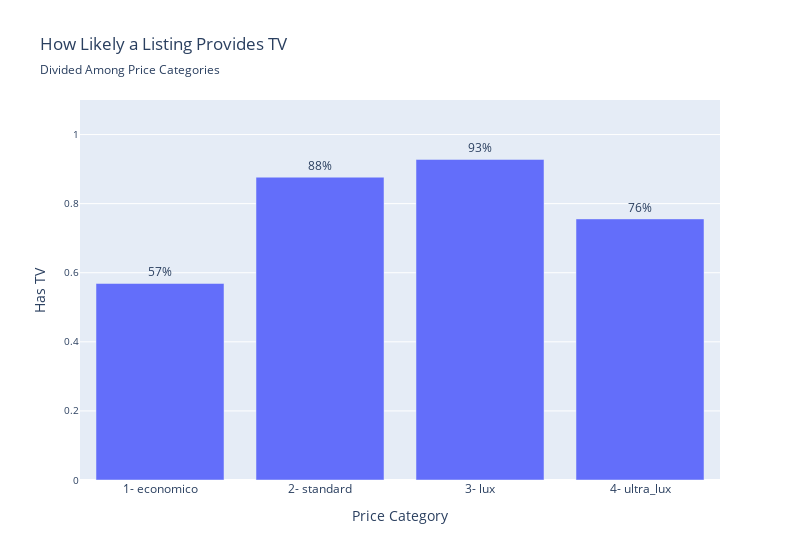

The notebook cell this image was saved under:
### Code cell
# Relación entre TV y price category

fig = px.bar(
    data_frame= airbnb_tv.query('amenities_tv == 1').sort_values(by = 'price_category', ascending= True),
    y = 'proportion',
    x = 'price_category',
    text = 'proportion',
    width= 800,
    title = 'How Likely a Listing Provides TV',
    subtitle = 'Divided Among Price Categories'
)

fig.update_traces(
    texttemplate='%{text:.0%}',  
    textposition='outside'        
)

fig.update_layout(
    uniformtext_minsize=10,
    uniformtext_mode='hide',
    yaxis = dict(
        title = dict (
            text = 'Has TV'
        ),
        tickfont=dict(size=10)  
    ),
    xaxis = dict(
        title = dict (
            text = 'Price Category'
        ),
        tickfont=dict(size=12)  
    )
)

fig.update_yaxes(range=[0, 1.1]) 

fig.show()

### Figure 1 — Plotly figure (JSON) as saved in the notebook; plotly's stock layout.template omitted (floating-point values rounded to 4 significant figures)
{"data": [{"hovertemplate": "price_category=%{x}<br>proportion=%{text}<extra></extra>", "legendgroup": "", "marker": {"color": "#636efa", "pattern": {"shape": ""}}, "name": "", "orientation": "v", "showlegend": false, "text": [0.5689, 0.8765, 0.928, 0.7558], "textposition": "outside", "texttemplate": "%{text:.0%}", "type": "bar", "x": ["1- economico", "2- standard", "3- lux", "4- ultra_lux"], "xaxis": "x", "y": [0.5689, 0.8765, 0.928, 0.7558], "yaxis": "y"}], "layout": {"barmode": "relative", "legend": {"tracegroupgap": 0}, "title": {"subtitle": {"text": "Divided Among Price Categories"}, "text": "How Likely a Listing Provides TV"}, "uniformtext": {"minsize": 10, "mode": "hide"}, "width": 800, "xaxis": {"anchor": "y", "domain": [0, 1], "tickfont": {"size": 12}, "title": {"text": "Price Category"}}, "yaxis": {"anchor": "x", "domain": [0, 1], "range": [0, 1.1], "tickfont": {"size": 10}, "title": {"text": "Has TV"}}}}
